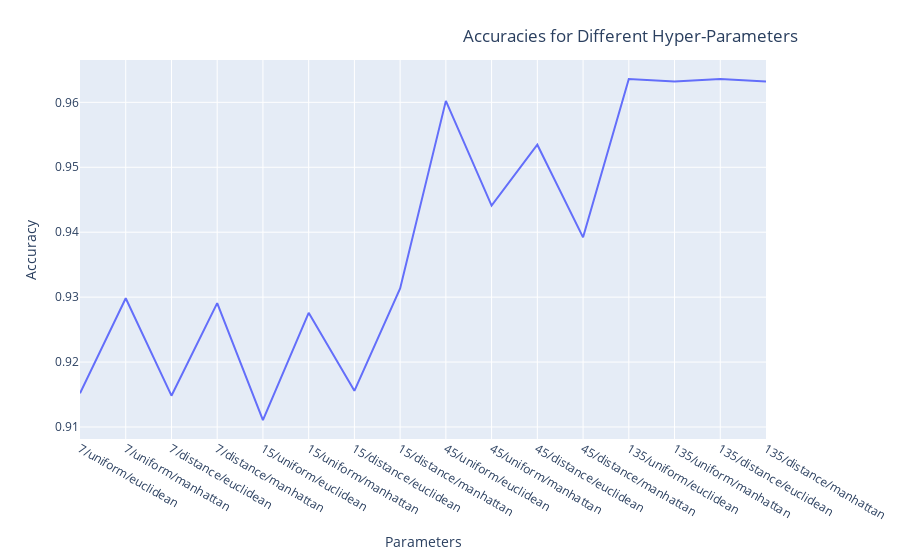

Notebook cell for this chart:
### Code cell
plotdata = pd.DataFrame()
plotdata['Parameters'] = accuracies.keys()
plotdata['Accuracy'] = accuracies.values()
fig = px.line(plotdata, x="Parameters", y="Accuracy")
fig.update_layout(title={'text': "Accuracies for Different Hyper-Parameters",
                                                'x':0.7,
                                                'xanchor': 'center',
                                                'yanchor': 'top'})
iplot(fig)

### Figure 1 — Plotly figure (JSON) as saved in the notebook; plotly's stock layout.template omitted (floating-point values rounded to 4 significant figures)
{"data": [{"hovertemplate": "Parameters=%{x}<br>Accuracy=%{y}<extra></extra>", "legendgroup": "", "line": {"color": "#636efa", "dash": "solid"}, "mode": "lines", "name": "", "orientation": "v", "showlegend": false, "type": "scatter", "x": ["7/uniform/euclidean", "7/uniform/manhattan", "7/distance/euclidean", "7/distance/manhattan", "15/uniform/euclidean", "15/uniform/manhattan", "15/distance/euclidean", "15/distance/manhattan", "45/uniform/euclidean", "45/uniform/manhattan", "45/distance/euclidean", "45/distance/manhattan", "135/uniform/euclidean", "135/uniform/manhattan", "135/distance/euclidean", "135/distance/manhattan"], "xaxis": "x", "y": [0.9152, 0.9298, 0.9148, 0.9291, 0.9111, 0.9276, 0.9156, 0.9313, 0.9602, 0.9441, 0.9535, 0.9392, 0.9636, 0.9632, 0.9636, 0.9632], "yaxis": "y"}], "layout": {"legend": {"tracegroupgap": 0}, "margin": {"t": 60}, "title": {"text": "Accuracies for Different Hyper-Parameters", "x": 0.7, "xanchor": "center", "yanchor": "top"}, "xaxis": {"anchor": "y", "domain": [0, 1], "title": {"text": "Parameters"}}, "yaxis": {"anchor": "x", "domain": [0, 1], "title": {"text": "Accuracy"}}}}
